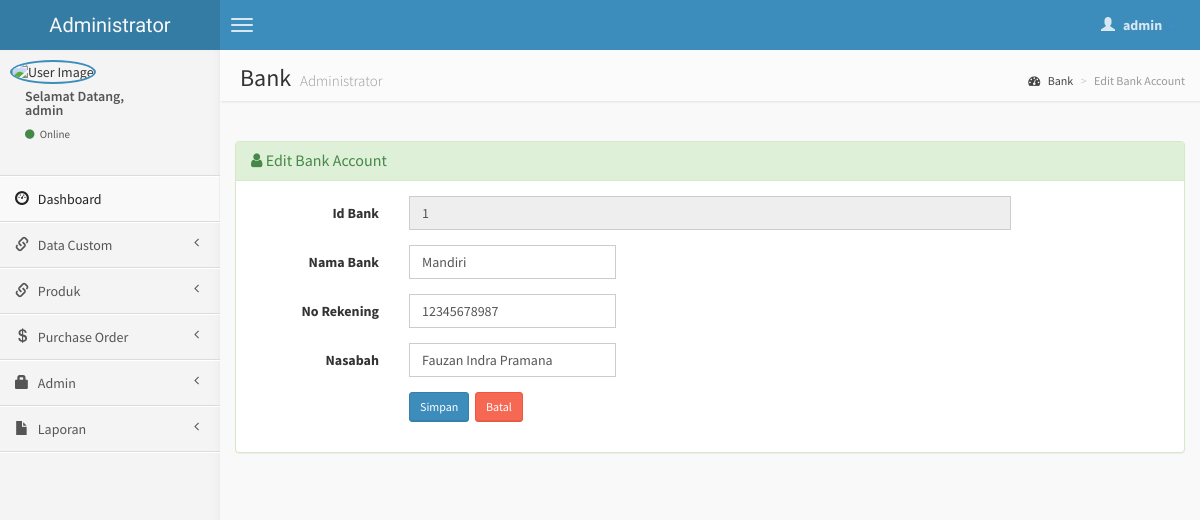
Page /admin/edit-bank.php?hal=edit&kode=1 (signed in) on the committed database.
### tables this page shows
CREATE TABLE `bank` (
  `id_bank` int(2) NOT NULL,
  `nama_bank` varchar(30) NOT NULL,
  `no_rek` varchar(30) NOT NULL,
  `nasabah` varchar(50) NOT NULL
);

### admin/edit-bank.php (the view, shortened to what this page needs)
<?php include('header.php'); ?>
    <body class="skin-blue">
        <header class="header">
            <a href="index.php" class="logo">
                Administrator
            </a>
            <nav class="navbar navbar-static-top" role="navigation">
                <a href="#" class="navbar-btn sidebar-toggle" data-toggle="offcanvas" role="button">
                    <span class="icon-bar"></span>
                    <span class="icon-bar"></span>
                    <span class="icon-bar"></span>
                </a>
                <div class="navbar-right">
                    <ul class="nav navbar-nav">
                        <li class="dropdown user user-menu">
                            <a href="#" class="dropdown-toggle" data-toggle="dropdown">
                                <i class="glyphicon glyphicon-user"></i>
                                <span><?php echo $_SESSION['fullname']; ?> <i class="caret"></i></span>
                            </a>
                        </li>
                    </ul>
                </div>
            </nav>
        </header>
        <div class="wrapper row-offcanvas row-offcanvas-left">
            <aside class="left-side sidebar-offcanvas">
                <section class="sidebar">
                    <div class="user-panel">
                        <div class="pull-left image">
                            <img src="<?php echo $_SESSION['gambar']; ?>" class="img-circle" alt="User Image" style="border: 2px solid #3C8DBC;" />
                        </div>
                        <div class="pull-left info">
                            <p>Selamat Datang,<br /><?php echo $_SESSION['fullname']; ?></p>
                            <a href="#"><i class="fa fa-circle text-success"></i> Online</a>
                        </div>
                    </div>
                    <?php include "menu.php"; ?>
                </section>
            </aside>
            <aside class="right-side">
                <section class="content-header">
                    <h1>
                        Bank
                        <small>Administrator</small>
                    </h1>
                    <ol class="breadcrumb">
                        <li><a href="#"><i class="fa fa-dashboard"></i> Bank</a></li>
                        <li class="active">Edit Bank Account</li>
                    </ol>
                </section>
                <section class="content">
                <?php
            $kd = $_GET['kode'];
			$sql = mysqli_query($koneksi, "SELECT * FROM bank WHERE id_bank='$kd'");
			if(mysqli_num_rows($sql) == 0){
				header("Location: bank.php");
			}else{
				$row = mysqli_fetch_assoc($sql);
			}
			?>
                    <br />
                    <div class="row">
                        <div class="col-lg-12">
                        <div class="panel panel-success">
                        <div class="panel-heading">
                        <h3 class="panel-title"><i class="fa fa-user"></i> Edit Bank Account </h3>
                        </div>
                        <div class="panel-body">
                  <div class="form-panel">
                      <form class="form-horizontal style-form" action="" method="post" enctype="multipart/form-data" name="form1" id="form1">
                          <div class="form-group">
                              <label class="col-sm-2 col-sm-2 control-label">Id Bank</label>
                              <div class="col-sm-8">
                                  <input name="id_bank" type="text" id="id_bank" value="<?php echo $row['id_bank']; ?>" class="form-control" autocomplete="off" readonly="readonly">
                              </div>
                          </div>
                          <div class="form-group">
                              <label class="col-sm-2 col-sm-2 control-label">Nama Bank</label>
                              <div class="col-sm-3">
                            <input name="nama_bank" type="text" id="nama_bank" value="<?php echo $row['nama_bank']; ?>" class="form-control" required />
                            </div>
                          </div>
                          <div class="form-group">
                              <label class="col-sm-2 col-sm-2 control-label">No Rekening</label>
                              <div class="col-sm-3">
                            <input name="no_rek" type="text" id="no_rek" value="<?php echo $row['no_rek']; ?>" class="form-control" required />
                            </div>
                          </div>
                          <div class="form-group">
                              <label class="col-sm-2 col-sm-2 control-label">Nasabah</label>
                              <div class="col-sm-3">
                            <input name="nasabah" type="text" id="nasabah" value="<?php echo $row['nasabah']; ?>" class="form-control" required />
                            </div>
                          </div>
                          <div class="form-group">
                              <label class="col-sm-2 col-sm-2 control-label"></label>
                              <div class="col-sm-10">
                                  <input type="submit" name="update" value="Simpan" class="btn btn-sm btn-primary" />&nbsp;
	                              <a href="bank.php" class="btn btn-sm btn-danger">Batal </a>
                              </div>
                          </div>
                      </form>
                  </div>
                  </div>
                  </div>
          		</div>
                    </div>
                </section>
            </aside>
        </div>
<?php include('footer.php'); ?>

### rows in the picture
bank: id_bank "1", nama_bank "Mandiri", no_rek "12345678987", nasabah "Fauzan Indra Pramana"

### other values in the picture
$_SESSION['fullname'] "admin"
